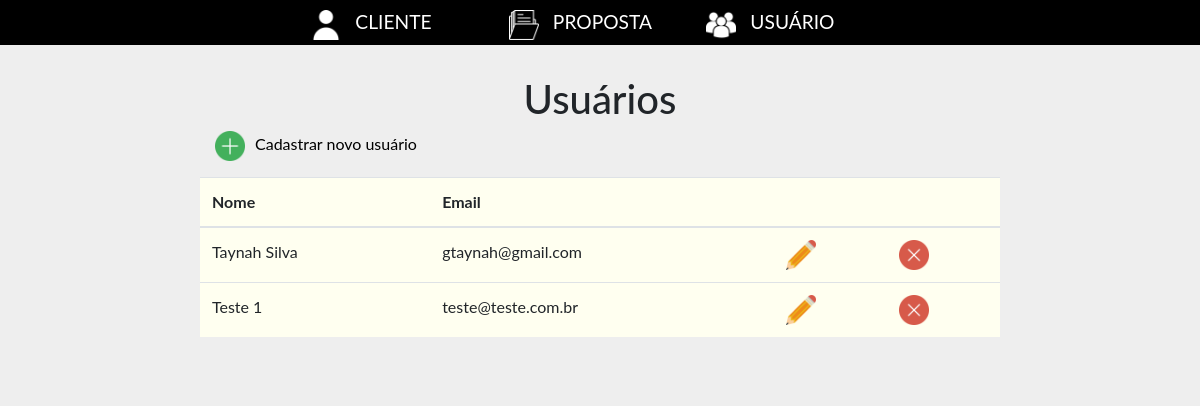
The app's page /lista_usuarios.php with its own data.
### tables this page shows
CREATE TABLE `tb_usuario` (
  `cd_usuario` int(11) NOT NULL,
  `nm_usuario` varchar(60) NOT NULL,
  `ds_email` varchar(50) NOT NULL,
  `senha` varchar(20) NOT NULL
);

### functions/listar_usuarios.php (called while the page is built, shortened)
<?php
include('conexao.php');
$sql = "SELECT * FROM tb_usuario";
$select = mysqli_query($con, $sql);
$cont = mysqli_num_rows($select);
if ($cont > 0){
	$x=0;
	while ($row = mysqli_fetch_assoc($select)) {
		$usuarios[$x]['codigo'] = $row['cd_usuario'];
    	$usuarios[$x]['nome'] = $row['nm_usuario'];
    	$usuarios[$x]['email'] = $row['ds_email'];
    	$usuarios[$x]['senha'] = $row['senha'];
    	$x++;
	}
}
?>

### lista_usuarios.php (the view, shortened to what this page needs)
<?php
include('menu.php');
include('functions/listar_usuarios.php');
?>
<div class="conteudo">
	<h1>Usuários</h1>
	<div class="col-md-8 offset-md-2 cadastro">
		<p><a href="cadastro_usuario.php"><img class="icone" src="assets/images/novo.png">Cadastrar novo usuário</a></p>
	</div>
	<div class="table-responsive lista_usuarios ">
		<table class="table col-md-8 offset-md-2">
		  <thead>
		    <tr>
		      <th scope="col">Nome</th>
		      <th scope="col">Email</th>
		      <th scope="col"></th>
		      <th scope="col"></th>
		    </tr>
		  </thead>
		  <tbody>
		  	<?php
		  	if(isset($usuarios)){
		  	foreach ($usuarios as $usuario => $value) {
		  	?>
		    <tr>
		      <td><?php echo $value['nome'] ?></td>
		      <td><?php echo $value['email'] ?></td>
		      <td><a href="edicao_usuario.php?cod=<?php echo $value['codigo'] ?>"><img class="icone" src="assets/images/editar.png"></a></td>
		      <td class="delete-item" for="<?php echo $value['codigo'] ?>">
					<img class="icone" src="assets/images/delete.png">
				</td>
		    </tr>
		    <?php
			}
			}
			?>
		  </tbody>
		</table>
	</div>
</div>
<div class="alert" role="alert" id="result"></div>
<?php
include('footer.php');
?>

### assets/css/style.css (style rules this page uses)
body { background-color: #eee; font-family: 'Lato', sans-serif; }

### lista_usuarios.php (style rules this page uses)
.icone { width: 30px; height: 30px; }
h1 { text-align: center; padding-top: 30px; }
table { background-color: #FFFFF0; }
.cadastro p a { margin-right: 10px; text-decoration: none; color: #000; }
.cadastro img { margin-right: 10px; }

### records on screen
tb_usuario: nm_usuario "Taynah Silva", ds_email "gtaynah@gmail.com"
tb_usuario: nm_usuario "Teste 1", ds_email "teste@teste.com.br"
